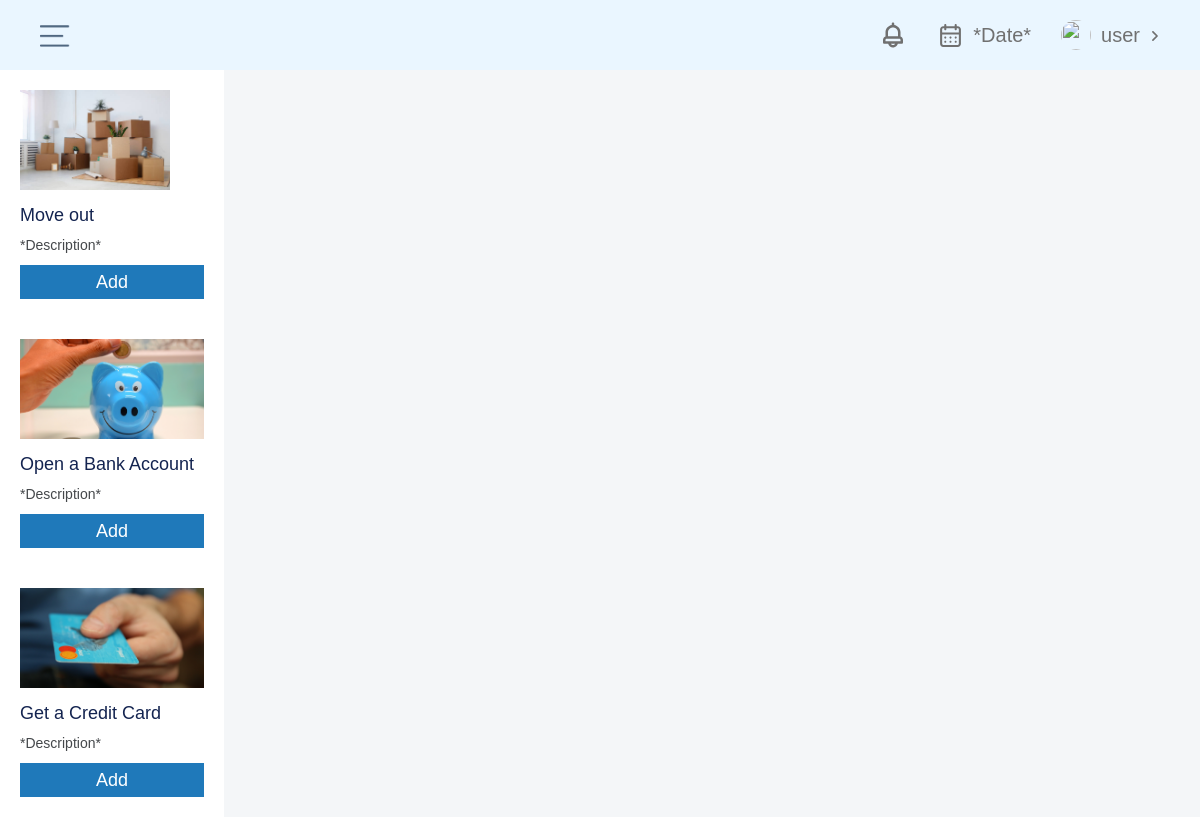
Page /anytime-decision/all/ on the committed database.
### Student/models.py (models this page shows, shortened)
class AnytimeDecision(models.Model):
    title = models.CharField(max_length=500, null=True, blank=True)
    name_id = models.CharField(max_length=500, null=True, blank=True)
    step2_path = models.CharField(max_length=500, null=True, blank=True)
    video_link = models.CharField(max_length=500, null=True, blank=True)
    decision_id = models.CharField(max_length=500, null=True, blank=True)
    description = models.TextField(max_length=500, null=True, blank=True)
    learning_objectives = models.TextField(max_length=500, null=True, blank=True)
    vocab = models.TextField(max_length=500, null=True, blank=True)
    yearly_cost = models.IntegerField(null=True, blank=True)
    monthly_cost = models.IntegerField(null=True, blank=True)
    next_btn_link = models.CharField(max_length=500, null=True, blank=True)
    img = models.ImageField(upload_to='anytimeImages/', null=True, blank=True)

### Student/views.py (the view)
# urls.py: path('all/', views.anytime_decision_bank, name='all-anytime-decisions'),
def anytime_decision_bank(request):
    anytime_decisions = AnytimeDecision.objects.all()
    context = {
        "anytime_decisions": anytime_decisions
    }
    return render(request, 'Students/all_anytime_decisions.html', context=context)

### Budget/context-processors.py (called while the page is built)
def account_info(request):
    user = request.user
    if user.is_active:
        account = Account.objects.filter(pk=request.user.pk)
        user_id = account.model.get_user_id(self=user)
        first_name = account.model.get_first_name(self=user)
        user_image = account.model.get_user_image(self=user)
        return {
            'first_name': first_name,
            'user_image': user_image,
        }
    else:
        return {
            'first_name': 'user',
            'user_image': 'img',
        }

### templates/Students/all_anytime_decisions.html
{% extends 'Students/base.html' %}
{% block content %}
{% for decision in anytime_decisions %}
<div class="w-layout-grid grid-7">
<div id="w-node-ed09823b-3717-1360-ceaf-ff020bd30795-fe18aa3b" class="_20-padding-container alternative">
<div><img src="{{ decision.img.url }}" loading="lazy" width="200px" height="110" class="image-5" alt=""></div>
<div id="w-node-ed09823b-3717-1360-ceaf-ff020bd30798-fe18aa3b" class="_10-top">
    <div class="_18">{{ decision.title }}</div>
    <div class="_14px _10-top _14">*Description*</div>
</div>
<div class="_10-top _100-width">
    <a href="{% url 'Anytime:anytime-decision' decision.id %}" style="text-decoration: none">
        <div class="add-button">
            <div class="_18-poppins white">Add</div>
        </div>
    </a>
</div>
</div>
</div>
{% endfor %}
{% endblock %}

### templates/Students/base.html (shortened to what this page needs)
{% load static %}
<!DOCTYPE html>
<html lang="en">
<head>
    <link href="{% static 'budget/css/style.css' %}" rel="stylesheet" type="text/css">
    <link href="{% static 'budget/css/webflow.css' %}" rel="stylesheet" type="text/css">
    <link href="{% static 'budget/css/other.css' %}" rel="stylesheet" type="text/css">
    <link href="{% static 'students/css/new_stylesheet.css' %}" rel="stylesheet" type="text/css">
    <link href="{% static 'students/css/custom.css' %}" rel="stylesheet" type="text/css">
</head>
<body class="body">
    <div class="top-bar-container"><img src="{% static 'budget/images/Nav-bar-Hamburger-budget.png' %}" loading="lazy" width="30" alt="" id="navbar" onclick="navbarOpen()" class="navbar-hamburger-img">
      <div class="navbar-right-container">
          <a href="{% url 'Budget:budget-notifications' %}" id='topnav-notification' class="side-bar-link">
              <div class="notification-container">
                <img src="{% static 'images/icons/topnav_notifications.svg' %}" loading="lazy" width="30" height="30" alt="" class="notification">
            </div>
          </a>
        <div class="calendar-container">
            <img src="{% static 'images/icons/topnav_calendar.svg' %}" loading="lazy" width="25" height="25" alt="" class="calendar">
          <div class="date-text">*Date*</div>
        </div>
        <div class="navbar-profile-wrapper">
          <div class="profile-imagine-wrapper"><img src="../../media/{{ user_image }}" loading="lazy" width="30" height="30" alt="" class="profile-image"></div>
          <div class="navbar-name">{{ first_name }}</div>
          <div class="navbar-dowpdown-wrapper"><img src="{% static 'images/icons/topnav_caret.svg' %}" loading="lazy" width="20" height="20" alt="" class="navbar-drop-down"></div>
        </div>
      </div>
    </div>
{% block content %}
{% endblock %}
</body>
</html>

### static/budget/css/webflow.css (style rules this page uses)
* { -webkit-box-sizing: border-box; -moz-box-sizing: border-box; box-sizing: border-box; }
html { height: 100%; }
body { margin: 0; min-height: 100%; background-color: #fff; font-family: Arial, sans-serif; font-size: 14px; line-height: 20px; color: #333; }
img { max-width: 100%; vertical-align: middle; display: inline-block; }

### static/budget/css/other.css (style rules this page uses)
.side-bar-link { text-decoration: none; color: white; }

### rows in the picture
AnytimeDecision: img (picture), title "Move out"
AnytimeDecision: img (picture), title "Open a Bank Account"
AnytimeDecision: img (picture), title "Get a Credit Card"

### other values in the picture
{{ first_name }} "user"
